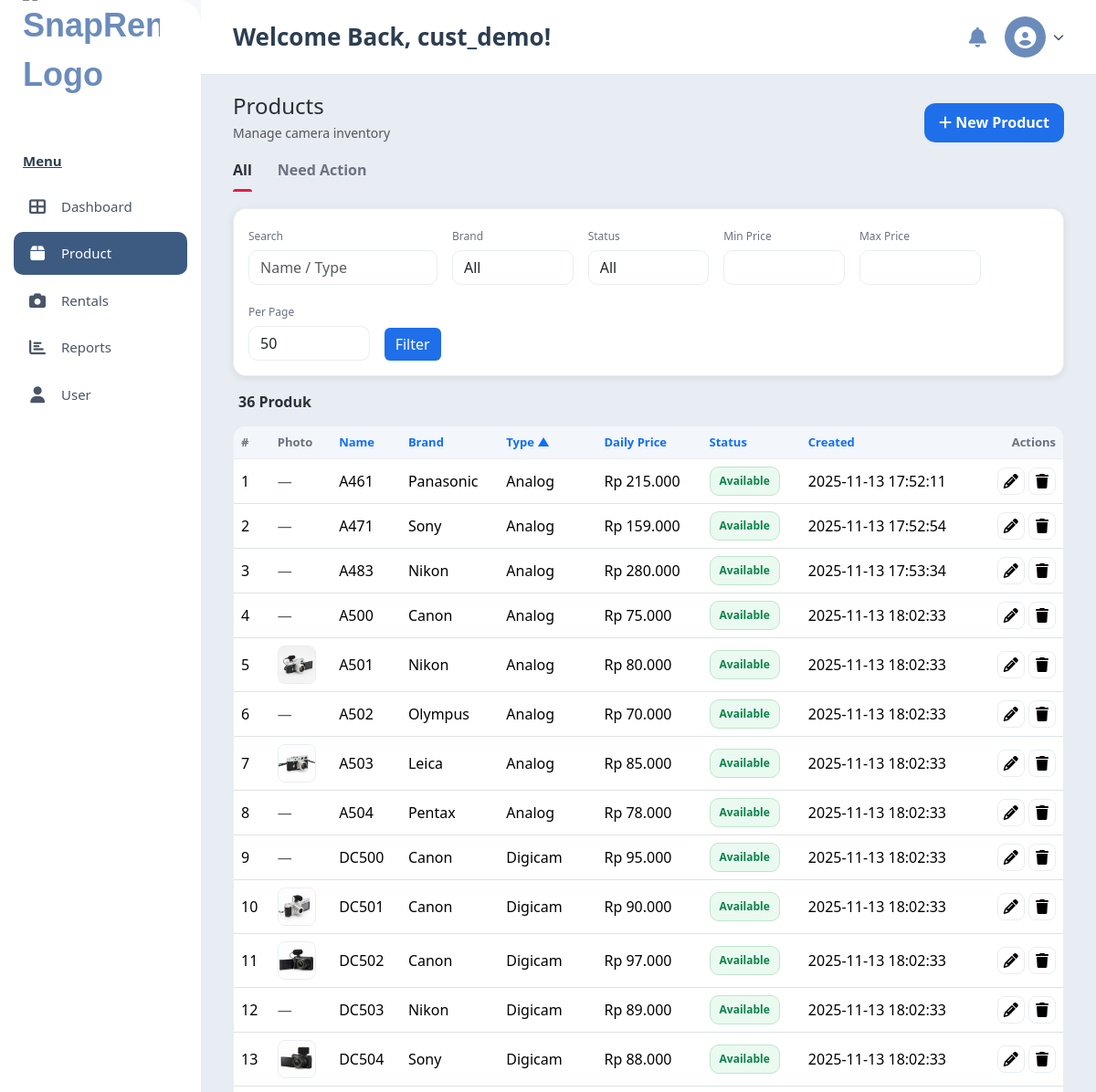
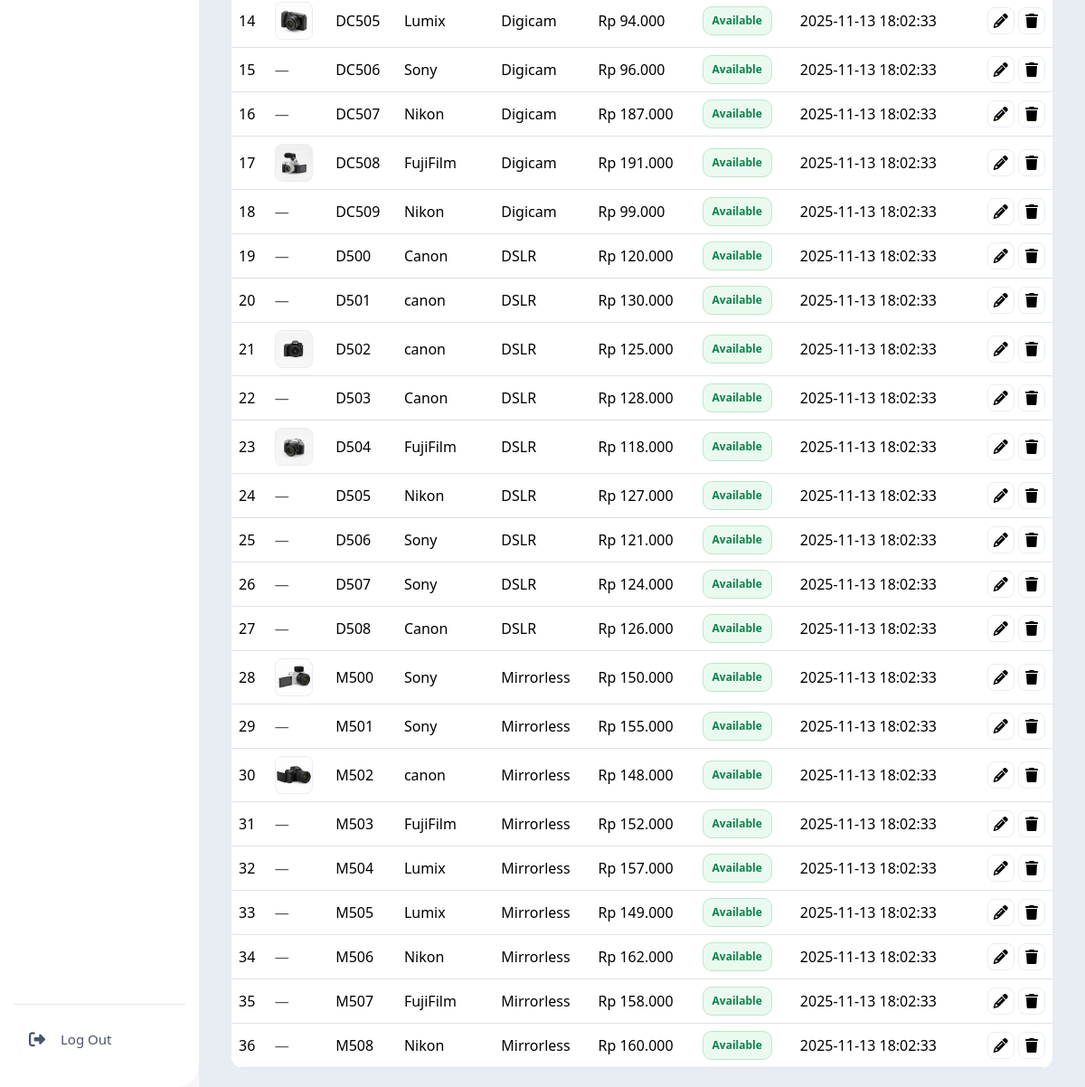
The app's page /Dashboard/index.php?page=products&sort=type&dir=asc&p=1 (signed in) with its own data (2 pictures, top to bottom).
### tables this page shows
CREATE TABLE `accounts` (
  `id` bigint UNSIGNED NOT NULL,
  `owner_id` bigint UNSIGNED DEFAULT NULL,
  `staff_id` bigint UNSIGNED DEFAULT NULL,
  `customer_id` bigint UNSIGNED DEFAULT NULL,
  `username` varchar(50) NOT NULL,
  `email` varchar(255) NOT NULL,
  `phone` varchar(25) DEFAULT NULL,
  `password` varchar(255) NOT NULL,
  `role` enum('OWNER','STAFF','CUSTOMER') NOT NULL,
  `is_verified` tinyint(1) NOT NULL DEFAULT '0',
  `is_active` tinyint(1) NOT NULL DEFAULT '1',
  `created_at` datetime NOT NULL DEFAULT CURRENT_TIMESTAMP
);

CREATE TABLE `cameras` (
  `id` bigint UNSIGNED NOT NULL,
  `name` varchar(120) NOT NULL,
  `brand` varchar(80) NOT NULL,
  `type` varchar(80) DEFAULT NULL,
  `problem` varchar(2000) DEFAULT NULL,
  `daily_price` decimal(12,2) NOT NULL,
  `status` enum('available','unavailable','maintenance') NOT NULL DEFAULT 'available',
  `condition_note` text,
  `owner_id` bigint UNSIGNED DEFAULT NULL,
  `created_at` datetime NOT NULL DEFAULT CURRENT_TIMESTAMP,
  `updated_at` datetime DEFAULT NULL ON UPDATE CURRENT_TIMESTAMP
);

### auth/auth.php (called while the page is built, shortened)
<?php
function e($s){ return htmlspecialchars((string)$s, ENT_QUOTES, 'UTF-8'); }
function currentUser(PDO $pdo): ?array {
  $stmt = $pdo->prepare("SELECT id, username, email, role, is_active, is_verified, created_at
                         FROM accounts WHERE id=? LIMIT 1");
  $stmt->execute([$_SESSION['uid']]);
  $u = $stmt->fetch();
  $u['_role_id'] = $_SESSION['role_id'] ?? null;
  $u['_profile'] = $_SESSION['profile'] ?? null;
  return $u;
}
function require_login(PDO $pdo) {
  $u = currentUser($pdo);
}

### Dashboard/pages/products.php (the view, shortened to what this page needs)
<?php
$UPLOAD_DIR_FS = realpath(__DIR__ . '/../uploads');
$DOCROOT = rtrim(str_replace('\\','/', $_SERVER['DOCUMENT_ROOT'] ?? ''), '/');
$UPLOAD_PATH_NORM = rtrim(str_replace('\\','/', $UPLOAD_DIR_FS), '/');
if ($DOCROOT && strpos($UPLOAD_PATH_NORM, $DOCROOT) === 0) {
  $UPLOAD_URL = substr($UPLOAD_PATH_NORM, strlen($DOCROOT));
  if (substr($UPLOAD_URL,-1) !== '/') $UPLOAD_URL .= '/';
} else {
  $BASE_DIR = rtrim(dirname($_SERVER['SCRIPT_NAME'] ?? ''), '/\\');
  $UPLOAD_URL = $BASE_DIR . '/uploads/';
}
function cameraDirUrl(int $cid): string {
  global $UPLOAD_URL; return rtrim($UPLOAD_URL,'/').'/cameras/'.$cid.'/';
}
$q      = trim($_GET['q'] ?? ''); $brandF = trim($_GET['brand'] ?? ''); $statusF= trim($_GET['status'] ?? '');
$minp   = trim($_GET['min_price'] ?? ''); $maxp = trim($_GET['max_price'] ?? '');
$where=[]; $args=[];
$whereSql=$where?('WHERE '.implode(' AND ',$where)):'';
$per = min(50, max(1, (int)($_GET['per'] ?? 50)));
$pageNo = max(1, (int)($_GET['p'] ?? 1));
$offset = ($pageNo - 1) * $per;
$sort = $_GET['sort'] ?? 'created_at';
$dir  = strtolower($_GET['dir'] ?? 'desc');
$dir = ($dir === 'asc') ? 'ASC' : 'DESC';
$orderSql = "ORDER BY cam.$sort $dir";
function build_qs(array $overrides = []) {
  $params = $_GET;
  foreach ($overrides as $k=>$v) {
    if ($v === null) unset($params[$k]); else $params[$k] = $v;
  }
  return '?'.http_build_query($params);
}
function sort_link($key, $label) {
  $curSort = $_GET['sort'] ?? 'created_at';
  $curDir  = strtolower($_GET['dir'] ?? 'desc');
  $nextDir = ($curSort === $key && $curDir === 'asc') ? 'desc' : 'asc';
  $qs = build_qs(['sort'=>$key, 'dir'=>$nextDir, 'p'=>1]);
  $icon = ($curSort === $key) ? ($curDir === 'asc' ? ' ▲' : ' ▼') : '';
  return '<a href="'.e($qs).'" class="text-decoration-none">'.$label.$icon.'</a>';
}
$stmt=$pdo->prepare("SELECT COUNT(*) FROM cameras cam $whereSql"); $stmt->execute($args); $total=(int)$stmt->fetchColumn();
$stmt=$pdo->prepare("
  SELECT cam.id, cam.name, cam.brand, cam.type, cam.problem, cam.daily_price, cam.status, cam.created_at,
         (SELECT ci.filename FROM camera_images ci WHERE ci.camera_id = cam.id ORDER BY ci.id DESC LIMIT 1) AS image
  FROM cameras cam
  $whereSql
  $orderSql
  LIMIT $per OFFSET $offset
"); $stmt->execute($args);
$cameras=$stmt->fetchAll(PDO::FETCH_ASSOC);
?>
<div class="d-flex flex-wrap gap-2 justify-content-between align-items-end mb-2">
  <div><h4 class="mb-1">Products</h4><div class="small text-muted">Manage camera inventory</div></div>
  <div class="header-actions"><button class="btn btn-primary-modern" data-bs-toggle="modal" data-bs-target="#createProductModal"><i class="fas fa-plus"></i> New Product</button></div>
</div>
<?php $need = isset($_GET['need']) ? (int)$_GET['need'] : 0; ?>
<div class="products-tabs">
  <a href="?page=products" class="<?= $need ? '' : 'active' ?>">All</a>
  <a href="?page=products&need=1" class="<?= $need ? 'active' : '' ?>">Need Action</a>
</div>
<form class="page-card mb-3 filter-grid" method="get">
  <div class="row g-3 align-items-end">
    <div class="col-12 col-lg-3"><label class="form-label">Search</label><input type="text" class="form-control" name="q" value="<?= e($q ?? '') ?>" placeholder="Name / Type"></div>
    <div class="col-6 col-lg-2"><label class="form-label">Brand</label><select class="form-select" name="brand"><option value="">All</option></select></div>
    <div class="col-6 col-lg-2"><label class="form-label">Status</label><select class="form-select" name="status"><option value="">All</option></select></div>
    <div class="col-6 col-lg-2"><label class="form-label">Min Price</label><input type="number" step="0.01" class="form-control" name="min_price" value="<?= e($minp ?? '') ?>"></div>
    <div class="col-6 col-lg-2"><label class="form-label">Max Price</label><input type="number" step="0.01" class="form-control" name="max_price" value="<?= e($maxp ?? '') ?>"></div>
    <div class="col-6 col-lg-2">
      <label class="form-label">Per Page</label>
      <select class="form-select" name="per">
        <?php
          $perChoices = [10,25,50];
          foreach($perChoices as $pc){
            $sel = ($per == $pc) ? 'selected' : '';
            echo "<option value=\"$pc\" $sel>$pc</option>";
          }
        ?>
      </select>
    </div>
    <div class="col-12 col-lg-1 d-grid"><button class="btn btn-primary-modern">Filter</button></div>
  </div>
</form>
<div class="count-label"><?= (int)$total ?> Produk</div>
<div class="table-wrap">
<table class="table table-hover align-middle">
  <thead class="table-light">
    <?php if(!$need): ?>
    <tr>
      <th>#</th>
      <th>Photo</th>
      <th><?= sort_link('name','Name') ?></th>
      <th><?= sort_link('brand','Brand') ?></th>
      <th><?= sort_link('type','Type') ?></th>
      <th><?= sort_link('daily_price','Daily Price') ?></th>
      <th><?= sort_link('status','Status') ?></th>
      <th><?= sort_link('created_at','Created') ?></th>
      <th class="text-end">Actions</th>
    </tr>
    <?php endif; ?>
  </thead>
  <tbody>
<?php
$i=$offset+1; $modalBuffer='';
foreach($cameras as $cam):
  $cid=(int)$cam['id'];
  $thumb = !empty($cam['image']) ? cameraDirUrl($cid).$cam['image'] : null;
?>
  <tr>
    <td><?= $i++ ?></td>
    <td><?php if($thumb): ?><img class="thumb" src="<?= e($thumb) ?>" alt="<?= e($cam['name']) ?>" onerror="this.onerror=null;this.replaceWith(Object.assign(document.createElement('div'),{className:'text-muted',textContent:'—'}));"><?php else: ?><div class="text-muted">—</div><?php endif; ?></td>
    <td><?= e($cam['name']) ?></td>
    <td><?= e($cam['brand']) ?></td>
    <td><?= e($cam['type']) ?></td>
    <?php if(!$need): ?>
      <td><?= rupiah($cam['daily_price']) ?></td>
      <?php $cls=(strtolower($cam['status'])==='available')?'status-available':'status-unavailable'; ?>
      <td><span class="status-badge <?= $cls ?>"><?= ucfirst(e($cam['status'])) ?></span></td>
    <?php else: ?>
      <td><?= e($cam['problem'] ?: '-') ?></td>
      <td><span class="status-badge status-unavailable"><?= ucfirst(e($cam['status'])) ?></span></td>
    <?php endif; ?>
    <td><?= e($cam['created_at']) ?></td>
    <td class="text-end">
      <button class="action-btn" data-bs-toggle="modal" data-bs-target="#editProductModal<?= $cid ?>"><i class="fas fa-pencil-alt"></i></button>
      <form method="post" class="d-inline" onsubmit="return confirm('Delete this product?');">
        <button class="action-btn"><i class="fas fa-trash"></i></button>
      </form>
    </td>
  </tr>
  <?php
endforeach;
?>
  </tbody>
</table>
</div>

### Dashboard/index.php (shortened to what this page needs)
<?php
require __DIR__. '/../auth/auth.php';
require_login($pdo);
function rupiah($number){ return 'Rp '.number_format((float)$number,0,',','.'); }
$page = $_GET['page'] ?? 'dashboard';
$user = currentUser($pdo);
require_once __DIR__ . '/includes/header.php';
require_once __DIR__ . '/includes/sidebar.php';
?>
<div class="main-content">
  <header>
    <h1>Welcome Back, <?= e($user['username']) ?>!</h1>
    <div class="header-actions">
      <i class="fas fa-bell bell-icon"></i>
      <div class="user-profile">
        <div class="user-avatar">
          <i class="fas fa-user-circle"></i>
        </div>
        <i class="fas fa-chevron-down"></i>
      </div>
    </div>
  </header>
  <section class="content-area">
    <?php
    $allowed_pages = ['dashboard', 'orders', 'users', 'reports', 'products'];
    if (in_array($page, $allowed_pages)) {
      $page_file = __DIR__ . '/pages/' . $page . '.php';
      if (file_exists($page_file)) {
        require_once $page_file;
      } else {
        echo '<div class="alert alert-danger">Page file not found.</div>';
      }
    } else {
      echo '<div class="alert alert-warning">Page not found.</div>';
    }
    ?>
  </section>
</div>
<?php
require_once __DIR__ . '/includes/footer.php';
?>

### Dashboard/includes/header.php (style rules this page uses)
* { margin: 0; padding: 0; box-sizing: border-box; }
body { font-family: 'Segoe UI', Tahoma, Geneva, Verdana, sans-serif; background-color: #e8ecf3; display: flex; height: 100vh; overflow: hidden; }
.main-content { margin-left: 220px; flex: 1; display: flex; flex-direction: column; height: 100vh; overflow: hidden; background-color: #e8ecf3; }
header { background-color: #ffffff; padding: 18px 35px; display: flex; justify-content: space-between; align-items: center; flex-shrink: 0; border-bottom: 1px solid #e2e8f0; }
header h1 { font-size: 26px; color: #2c3e50; margin: 0; font-weight: 600; }
.header-actions { display: flex; align-items: center; gap: 20px; }
.header-actions .bell-icon { font-size: 22px; color: #6b8cbb; cursor: pointer; transition: color 0.3s; position: relative; }
.user-profile { display: flex; align-items: center; gap: 8px; cursor: pointer; transition: all 0.3s; }
.user-avatar { width: 45px; height: 45px; background-color: #6b8cbb; border-radius: 50%; display: flex; align-items: center; justify-content: center; color: white; font-size: 24px; }
.user-profile .fa-chevron-down { font-size: 12px; color: #4a5568; }
.content-area { padding: 20px 35px; flex: 1; overflow-y: auto; overflow-x: hidden; background-color: #e8ecf3; }
.status-badge { padding: 6px 18px; border-radius: 18px; font-size: 12px; font-weight: 600; display: inline-block; }
.page-card { background-color: white; padding: 22px; border-radius: 18px; box-shadow: 0 2px 8px rgba(0,0,0,0.08); margin-bottom: 18px; }
.btn-primary-modern { background-color: #6b8cbb; color: white; }
.thumb { width: 48px; height: 48px; object-fit: cover; border-radius: 8px; border: 1px solid rgba(0,0,0,.08); }

### Dashboard/pages/products.php (style rules this page uses)
:root { --bg:#f5f7fb; --card:#fff; --line:#e9edf3; --text:#2b2f39; --muted:#6b7280; --accent:#e11d48; --green:#22c55e; --red:#d21f3c; }
body { background:var(--bg); font-family:Poppins,system-ui,-apple-system,Segoe UI,Roboto,Arial,sans-serif; color:var(--text); }
.page-card { background:var(--card); border:1px solid var(--line); border-radius:14px; padding:16px; }
.header-actions .btn { border-radius:12px; padding:.6rem 1rem; font-weight:600; }
.btn-primary-modern { background:#1f6feb; color:#fff; border:none; }
.products-tabs { display:flex; gap:28px; border-bottom:2px solid var(--line); margin:6px 0 18px; }
.products-tabs a { padding:10px 0; font-weight:600; color:#6b7280; text-decoration:none; position:relative; }
.products-tabs a.active { color:var(--text); }
.products-tabs a.active::after { content:''; position:absolute; left:0; right:0; bottom:-2px; height:3px; background:var(--accent); border-radius:3px 3px 0 0; }
.filter-grid .form-label { font-size:12px; color:var(--muted); margin-bottom:6px; }
.form-control,.form-select { border-radius:10px; border:1px solid var(--line); background:#fff; }
.table-wrap { background:var(--card); border:1px solid var(--line); border-radius:14px; overflow:hidden; }
.table { margin-bottom:0; }
.table thead th { background:#f3f6fb; color:#6b7280; font-weight:700; font-size:13px; border-bottom:1px solid var(--line); }
.table tbody td { vertical-align:middle; border-top:1px solid var(--line); }
.thumb { width:42px; height:42px; object-fit:cover; border-radius:8px; border:1px solid var(--line); background:#f6f7fb; }
.status-badge { display:inline-block; padding:6px 10px; border-radius:10px; font-size:12px; font-weight:700; }
.status-available { background:#eafaf0; color:#09824a; border:1px solid #bfe6cc; }
.count-label { font-weight:700; margin:10px 2px 14px 6px; }
.action-btn { width:30px; height:30px; display:inline-flex; align-items:center; justify-content:center; border-radius:8px; border:1px solid var(--line); background:#fff; }

### records on screen
accounts: username "cust_demo"
cameras: name "A461", brand "Panasonic", type "Analog", daily_price "Rp 215.000", status "Available", created_at "2025-11-13 17:52:11"
cameras: name "A471", brand "Sony", type "Analog", daily_price "Rp 159.000", status "Available", created_at "2025-11-13 17:52:54"
cameras: name "A483", brand "Nikon", type "Analog", daily_price "Rp 280.000", status "Available", created_at "2025-11-13 17:53:34"
cameras: name "A500", brand "Canon", type "Analog", daily_price "Rp 75.000", status "Available", created_at "2025-11-13 18:02:33"
cameras: shows a picture, name "A501", brand "Nikon", type "Analog", daily_price "Rp 80.000", status "Available", created_at "2025-11-13 18:02:33"
cameras: name "A502", brand "Olympus", type "Analog", daily_price "Rp 70.000", status "Available", created_at "2025-11-13 18:02:33"
cameras: shows a picture, name "A503", brand "Leica", type "Analog", daily_price "Rp 85.000", status "Available", created_at "2025-11-13 18:02:33"
cameras: name "A504", brand "Pentax", type "Analog", daily_price "Rp 78.000", status "Available", created_at "2025-11-13 18:02:33"
cameras: name "DC500", brand "Canon", type "Digicam", daily_price "Rp 95.000", status "Available", created_at "2025-11-13 18:02:33"
cameras: shows a picture, name "DC501", brand "Canon", type "Digicam", daily_price "Rp 90.000", status "Available", created_at "2025-11-13 18:02:33"
cameras: shows a picture, name "DC502", brand "Canon", type "Digicam", daily_price "Rp 97.000", status "Available", created_at "2025-11-13 18:02:33"
cameras: name "DC503", brand "Nikon", type "Digicam", daily_price "Rp 89.000", status "Available", created_at "2025-11-13 18:02:33"
cameras: shows a picture, name "DC504", brand "Sony", type "Digicam", daily_price "Rp 88.000", status "Available", created_at "2025-11-13 18:02:33"
cameras: shows a picture, name "DC505", brand "Lumix", type "Digicam", daily_price "Rp 94.000", status "Available", created_at "2025-11-13 18:02:33"
cameras: name "DC506", brand "Sony", type "Digicam", daily_price "Rp 96.000", status "Available", created_at "2025-11-13 18:02:33"
cameras: name "DC507", brand "Nikon", type "Digicam", daily_price "Rp 187.000", status "Available", created_at "2025-11-13 18:02:33"
cameras: shows a picture, name "DC508", brand "FujiFilm", type "Digicam", daily_price "Rp 191.000", status "Available", created_at "2025-11-13 18:02:33"
cameras: name "DC509", brand "Nikon", type "Digicam", daily_price "Rp 99.000", status "Available", created_at "2025-11-13 18:02:33"
cameras: name "D500", brand "Canon", type "DSLR", daily_price "Rp 120.000", status "Available", created_at "2025-11-13 18:02:33"
cameras: name "D501", brand "canon", type "DSLR", daily_price "Rp 130.000", status "Available", created_at "2025-11-13 18:02:33"
cameras: shows a picture, name "D502", brand "canon", type "DSLR", daily_price "Rp 125.000", status "Available", created_at "2025-11-13 18:02:33"
cameras: name "D503", brand "Canon", type "DSLR", daily_price "Rp 128.000", status "Available", created_at "2025-11-13 18:02:33"
cameras: shows a picture, name "D504", brand "FujiFilm", type "DSLR", daily_price "Rp 118.000", status "Available", created_at "2025-11-13 18:02:33"
cameras: name "D505", brand "Nikon", type "DSLR", daily_price "Rp 127.000", status "Available", created_at "2025-11-13 18:02:33"
cameras: name "D506", brand "Sony", type "DSLR", daily_price "Rp 121.000", status "Available", created_at "2025-11-13 18:02:33"
cameras: name "D507", brand "Sony", type "DSLR", daily_price "Rp 124.000", status "Available", created_at "2025-11-13 18:02:33"
cameras: name "D508", brand "Canon", type "DSLR", daily_price "Rp 126.000", status "Available", created_at "2025-11-13 18:02:33"
cameras: shows a picture, name "M500", brand "Sony", type "Mirrorless", daily_price "Rp 150.000", status "Available", created_at "2025-11-13 18:02:33"
cameras: name "M501", brand "Sony", type "Mirrorless", daily_price "Rp 155.000", status "Available", created_at "2025-11-13 18:02:33"
cameras: shows a picture, name "M502", brand "canon", type "Mirrorless", daily_price "Rp 148.000", status "Available", created_at "2025-11-13 18:02:33"
cameras: name "M503", brand "FujiFilm", type "Mirrorless", daily_price "Rp 152.000", status "Available", created_at "2025-11-13 18:02:33"
cameras: name "M504", brand "Lumix", type "Mirrorless", daily_price "Rp 157.000", status "Available", created_at "2025-11-13 18:02:33"
cameras: name "M505", brand "Lumix", type "Mirrorless", daily_price "Rp 149.000", status "Available", created_at "2025-11-13 18:02:33"
cameras: name "M506", brand "Nikon", type "Mirrorless", daily_price "Rp 162.000", status "Available", created_at "2025-11-13 18:02:33"
cameras: name "M507", brand "FujiFilm", type "Mirrorless", daily_price "Rp 158.000", status "Available", created_at "2025-11-13 18:02:33"
cameras: name "M508", brand "Nikon", type "Mirrorless", daily_price "Rp 160.000", status "Available", created_at "2025-11-13 18:02:33"

### other values on screen
$total "36"
$label "Name Brand Type Daily Price Status Created"
$icon "▲"
form field per "50"
